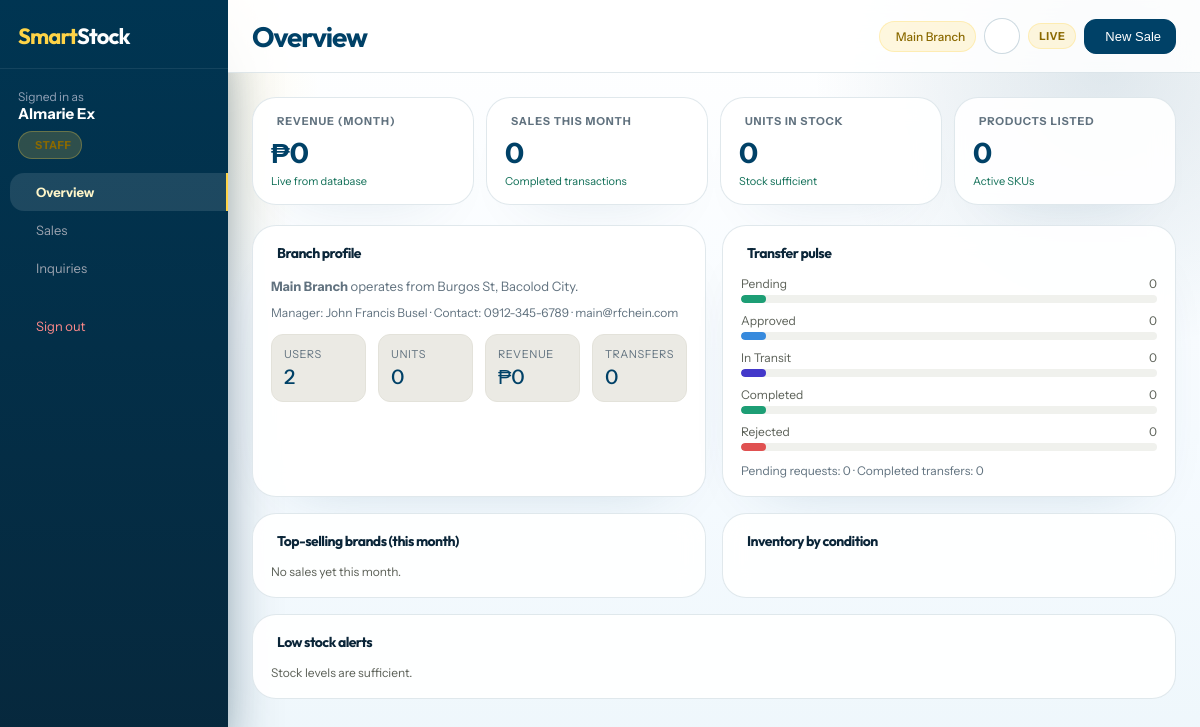
Page /dashboard.php (signed in) on the committed database.
### tables this page shows
CREATE TABLE `branches` (
  `id` int(11) NOT NULL,
  `name` varchar(150) NOT NULL,
  `address` varchar(255) NOT NULL,
  `manager` varchar(150) DEFAULT NULL,
  `phone` varchar(40) DEFAULT NULL,
  `status` enum('Active','Inactive') NOT NULL DEFAULT 'Active',
  `created_at` timestamp NOT NULL DEFAULT current_timestamp()
);

### includes/helpers.php (called while the page is built, shortened)
<?php
function e($v) { return htmlspecialchars((string)$v, ENT_QUOTES, 'UTF-8'); }
function normalize_role_name($role) {
    $role = trim((string)$role);
    return $role;
}
function role_label($role) {
    $normalized = normalize_role_name($role);
    return $normalized;
}
function current_user() {
    return $_SESSION['user'];
}
function user_role(?array $user = null) {
    $user = $user ?? current_user();
    return normalize_role_name($user['role'] ?? '');
}
function is_super_admin(?array $user = null) {
    return user_role($user) === 'Super Admin';
}
function is_admin_user(?array $user = null) {
    return user_role($user) === 'Admin';
}
function is_supervisor_user(?array $user = null) {
    return user_role($user) === 'Supervisor';
}
function is_staff_user(?array $user = null) {
    return user_role($user) === 'Staff';
}
function current_branch_id(?array $user = null) {
    $user = $user ?? current_user();
    return isset($user['branch_id']) && $user['branch_id'] !== null ? (int)$user['branch_id'] : null;
}
function allowed_branches(PDO $db, ?array $user = null) {
    $user = $user ?? current_user();
    $branchId = current_branch_id($user);
    $stmt = $db->prepare("SELECT * FROM branches WHERE id = ? ORDER BY name");
    $stmt->execute([$branchId]);
    return $stmt->fetchAll();
}
function peso($n) { return '₱' . number_format((float)$n, 0); }

### dashboard.php (the view, shortened to what this page needs)
<?php
require_once __DIR__ . '/includes/helpers.php';
$user = current_user();
$roleName = role_label($user['role']);
$isSupervisor = is_supervisor_user($user);
$isStaff = is_staff_user($user);
$fetchScalar = static function (PDO $db, $sql, array $params = []) {
  $stmt = $db->prepare($sql);
  $stmt->execute($params);
  return $stmt->fetchColumn();
};
$fetchAllRows = static function (PDO $db, $sql, array $params = []) {
  $stmt = $db->prepare($sql);
  $stmt->execute($params);
  return $stmt->fetchAll();
};
$fetchRow = static function (PDO $db, $sql, array $params = []) {
  $stmt = $db->prepare($sql);
  $stmt->execute($params);
  return $stmt->fetch();
};
$shortBranchName = static function ($name) {
  return str_replace('RF Chein - ', '', (string)$name);
};
$allowedBranches = allowed_branches($db, $user);
$allowedBranchMap = [];
foreach ($allowedBranches as $branchRow) {
  $allowedBranchMap[(int)$branchRow['id']] = $branchRow;
}
$requestedBranchId = isset($_GET['branch_id']) ? (int)$_GET['branch_id'] : 0;
if (is_super_admin($user)) {
  $selectedBranchId = $requestedBranchId > 0 && isset($allowedBranchMap[$requestedBranchId]) ? $requestedBranchId : 0;
} else {
  $selectedBranchId = current_branch_id($user) ?? 0;
}
$selectedBranch = $selectedBranchId > 0 ? ($allowedBranchMap[$selectedBranchId] ?? null) : null;
$selectedBranchName = $selectedBranch ? $shortBranchName($selectedBranch['name']) : 'All branches';
$canViewInquiries = $isSupervisor || $isStaff;
$canRecordSales = $isSupervisor || $isStaff;
$branchPhoneSql = $selectedBranchId > 0 ? ' AND p.branch_id = ?' : '';
$branchPhoneParams = $selectedBranchId > 0 ? [$selectedBranchId] : [];
$branchSalesSql = $selectedBranchId > 0 ? ' AND s.branch_id = ?' : '';
$branchSalesParams = $selectedBranchId > 0 ? [$selectedBranchId] : [];
$branchDirectPhoneSql = $selectedBranchId > 0 ? ' AND branch_id = ?' : '';
$branchDirectPhoneParams = $selectedBranchId > 0 ? [$selectedBranchId] : [];
$branchDirectSalesSql = $selectedBranchId > 0 ? ' AND branch_id = ?' : '';
$branchDirectSalesParams = $selectedBranchId > 0 ? [$selectedBranchId] : [];
$monthStart = date('Y-m-01');
$revenueMonth = (float)$fetchScalar(
  $db,
  "SELECT COALESCE(SUM(price),0) FROM sales WHERE sale_date >= ? AND status='Completed'" . $branchDirectSalesSql,
  array_merge([$monthStart], $branchDirectSalesParams)
);
$salesMonth = (int)$fetchScalar(
  $db,
  "SELECT COUNT(*) FROM sales WHERE sale_date >= ? AND status='Completed'" . $branchDirectSalesSql,
  array_merge([$monthStart], $branchDirectSalesParams)
);
$unitsInStock = (int)$fetchScalar(
  $db,
  "SELECT COALESCE(SUM(stock),0) FROM phones WHERE is_listed=1" . $branchDirectPhoneSql,
  $branchDirectPhoneParams
);
$productsListed = (int)$fetchScalar(
  $db,
  "SELECT COUNT(*) FROM phones WHERE is_listed=1" . $branchDirectPhoneSql,
  $branchDirectPhoneParams
);
$lowStockCount = (int)$fetchScalar(
  $db,
  "SELECT COUNT(*) FROM phones WHERE is_listed=1 AND stock BETWEEN 1 AND 3" . $branchDirectPhoneSql,
  $branchDirectPhoneParams
);
$openInquiryCount = (int)$fetchScalar(
  $db,
  "SELECT COUNT(*) FROM inquiries WHERE status IN ('New','Contacted')" . $branchDirectPhoneSql,
  $branchDirectPhoneParams
);
$inquiriesHref = 'inquiries.php' . ($selectedBranchId > 0 ? '?branch_id=' . $selectedBranchId : '');
$inventory = $fetchAllRows($db, "
    SELECT p.*, b.name AS branch_name
    FROM phones p LEFT JOIN branches b ON b.id = p.branch_id
    WHERE p.is_listed = 1
  " . $branchPhoneSql . "
    ORDER BY p.id DESC
", $branchPhoneParams);
$stmt = $db->prepare("
    SELECT p.brand AS brand, COUNT(*) AS units, COALESCE(SUM(s.price),0) AS revenue
    FROM sales s LEFT JOIN phones p ON p.id = s.phone_id
    WHERE s.sale_date >= ? AND s.status='Completed'
  " . $branchSalesSql . "
    GROUP BY p.brand
    ORDER BY units DESC
");
$stmt->execute(array_merge([$monthStart], $branchSalesParams));
$brandStats = $stmt->fetchAll();
$branchProfile = null;
if ($selectedBranchId > 0) {
  $branchProfile = $fetchRow($db, "
    SELECT b.*,
         (SELECT COUNT(*) FROM users u WHERE u.branch_id = b.id) AS users_count,
         (SELECT COUNT(*) FROM phones p WHERE p.branch_id = b.id AND p.is_listed = 1) AS products_count,
         (SELECT COALESCE(SUM(stock),0) FROM phones p WHERE p.branch_id = b.id AND p.is_listed = 1) AS units_count,
         (SELECT COALESCE(SUM(price),0) FROM sales s WHERE s.branch_id = b.id AND s.status='Completed') AS revenue_total,
         (SELECT COUNT(*) FROM stock_transfers t WHERE t.source_branch_id = b.id OR t.destination_branch_id = b.id) AS transfers_count
    FROM branches b
    WHERE b.id = ?
  ", [$selectedBranchId]);
}
$transferParams = [];
$transferFilterSql = '';
if ($selectedBranchId > 0) {
  $transferFilterSql = 'WHERE (t.source_branch_id = ? OR t.destination_branch_id = ?)';
  $transferParams = [$selectedBranchId, $selectedBranchId];
}
$transfers = $fetchAllRows($db, "
  SELECT t.*, sb.name AS source_branch_name, db2.name AS destination_branch_name,
       rq.name AS requested_by_name, ap.name AS approved_by_name,
       COUNT(ti.id) AS item_count, COALESCE(SUM(ti.quantity),0) AS total_units
  FROM stock_transfers t
  LEFT JOIN branches sb ON sb.id = t.source_branch_id
  LEFT JOIN branches db2 ON db2.id = t.destination_branch_id
  LEFT JOIN users rq ON rq.id = t.requested_by
  LEFT JOIN users ap ON ap.id = t.approved_by
  LEFT JOIN transfer_items ti ON ti.transfer_id = t.id
  " . $transferFilterSql . "
  GROUP BY t.id
  ORDER BY t.requested_at DESC, t.id DESC
  LIMIT 20
", $transferParams);
$transferStatusCounts = ['Pending' => 0, 'Approved' => 0, 'In Transit' => 0, 'Completed' => 0, 'Rejected' => 0];
$pendingTransferCount = $transferStatusCounts['Pending'];
$transferRequestCount = count($transfers);
?>
<!DOCTYPE html>
<html lang="en">
<head>
<link rel="stylesheet" href="https://cdn.jsdelivr.net/npm/@tabler/icons-webfont@3.3.0/dist/tabler-icons.min.css">
<link rel="stylesheet" href="system-polish.css?v=1">
</head>
<body>
<div class="app">
  <div class="sidebar">
    <div class="sidebar-logo"><span>Smart</span>Stock</div>
    <div class="sidebar-user">
      Signed in as<br><strong><?= e($user['name']) ?></strong>
      <div class="role-chip"><i class="ti ti-user-star" style="font-size:12px"></i> <?= e($roleName) ?></div>
    </div>
    <div class="nav-item active" data-page="dashboard" onclick="nav('dashboard',this)"><i class="ti ti-layout-dashboard"></i> Overview</div>
    <?php if ($canRecordSales): ?>
      <div class="nav-item" data-page="sales" onclick="nav('sales',this)"><i class="ti ti-receipt"></i> Sales</div>
    <?php endif; ?>
    <?php if ($canViewInquiries): ?>
      <a class="nav-item" href="inquiries.php"><i class="ti ti-messages"></i> Inquiries</a>
    <?php endif; ?>
    <a class="nav-item" href="logout.php" style="margin-top:20px;color:#ff8a8a"><i class="ti ti-logout"></i> Sign out</a>
  </div>
  <div class="main">
    <div class="topbar">
      <h1 id="page-title">Overview</h1>
      <div class="topbar-actions">
        <div class="branch-switcher">
          <?php if (is_super_admin($user)): ?>
            <form method="get">
              <label class="sr-only" for="branch-switch">Branch view</label>
              <select id="branch-switch" name="branch_id" onchange="this.form.submit()">
                <option value="0">All branches</option>
                <?php foreach ($allowedBranches as $branchOption): ?>
                  <option value="<?= (int)$branchOption['id'] ?>" <?= $selectedBranchId === (int)$branchOption['id'] ? 'selected' : '' ?>><?= e($shortBranchName($branchOption['name'])) ?></option>
                <?php endforeach; ?>
              </select>
            </form>
          <?php else: ?>
            <span class="branch-chip"><i class="ti ti-building-store"></i> <?= e($selectedBranchName) ?></span>
          <?php endif; ?>
        </div>
        <a class="notif-link <?= $openInquiryCount > 0 ? 'has-items' : '' ?>" href="<?= e($inquiriesHref) ?>" title="<?= $openInquiryCount > 0 ? e($openInquiryCount . ' open inquiries') : 'No open inquiries' ?>">
        </a>
        <span class="badge"><i class="ti ti-circle-dot" style="font-size:10px"></i> Live</span>
        <?php if ($canRecordSales): ?>
          <button class="btn btn-primary" onclick="openSaleModal()"><i class="ti ti-plus"></i> New Sale</button>
        <?php endif; ?>
      </div>
    </div>
    <div class="content" id="content-area">
      <div class="page active" id="pg-dashboard">
        <div class="metrics">
          <div class="metric-card">
            <div class="metric-label"><i class="ti ti-currency-peso"></i> Revenue (Month)</div>
            <div class="metric-value"><?= e(peso($revenueMonth)) ?></div>
            <div class="metric-change up">Live from database</div>
          </div>
          <div class="metric-card">
            <div class="metric-label"><i class="ti ti-shopping-cart"></i> Sales this month</div>
            <div class="metric-value"><?= $salesMonth ?></div>
            <div class="metric-change up">Completed transactions</div>
          </div>
          <div class="metric-card">
            <div class="metric-label"><i class="ti ti-package"></i> Units in Stock</div>
            <div class="metric-value"><?= $unitsInStock ?></div>
            <div class="metric-change <?= $lowStockCount ? 'down' : 'up' ?>">
                <?= $lowStockCount ? '↓ ' . $lowStockCount . ' low-stock items' : 'Stock sufficient' ?>
            </div>
          </div>
          <div class="metric-card">
            <div class="metric-label"><i class="ti ti-device-mobile"></i> Products Listed</div>
            <div class="metric-value"><?= $productsListed ?></div>
            <div class="metric-change up">Active SKUs</div>
          </div>
        </div>
        <div class="grid2">
          <div class="card">
            <div class="card-title"><i class="ti ti-building-store"></i> <?= $branchProfile ? 'Branch profile' : 'Enterprise scope' ?></div>
            <?php if ($branchProfile): ?>
              <div class="page-intro"><strong><?= e($shortBranchName($branchProfile['name'])) ?></strong> operates from <?= e($branchProfile['address']) ?>.</div>
              <div class="topbar-note" style="margin-top:8px">
                Manager: <?= e($branchProfile['manager'] ?: 'Unassigned') ?>
                <?php if (!empty($branchProfile['phone'])): ?> · Contact: <?= e($branchProfile['phone']) ?><?php endif; ?>
                <?php if (!empty($branchProfile['email'])): ?> · <?= e($branchProfile['email']) ?><?php endif; ?>
              </div>
              <div class="profile-grid">
                <div class="profile-stat"><div class="profile-stat-label">Users</div><div class="profile-stat-value"><?= (int)$branchProfile['users_count'] ?></div></div>
                <div class="profile-stat"><div class="profile-stat-label">Units</div><div class="profile-stat-value"><?= (int)$branchProfile['units_count'] ?></div></div>
                <div class="profile-stat"><div class="profile-stat-label">Revenue</div><div class="profile-stat-value"><?= e(peso($branchProfile['revenue_total'])) ?></div></div>
                <div class="profile-stat"><div class="profile-stat-label">Transfers</div><div class="profile-stat-value"><?= (int)$branchProfile['transfers_count'] ?></div></div>
              </div>
            <?php endif; ?>
          </div>
          <div class="card">
            <div class="card-title"><i class="ti ti-arrows-transfer-up-down"></i> Transfer pulse</div>
            <?php foreach ($transferStatusCounts as $transferStatus => $transferCount): ?>
              <div class="bar-group">
                <div class="bar-label"><span><?= e($transferStatus) ?></span><span><?= (int)$transferCount ?></span></div>
                <div class="bar-track"><div class="bar-fill" style="width:<?= max(6, $transferRequestCount > 0 ? (int)round(($transferCount / $transferRequestCount) * 100) : 6) ?>%;background:<?= $transferStatus === 'Rejected' ? '#E05151' : ($transferStatus === 'In Transit' ? '#4338CA' : ($transferStatus === 'Approved' ? '#378ADD' : '#1D9E75')) ?>"></div></div>
              </div>
            <?php endforeach; ?>
            <div class="topbar-note" style="margin-top:12px">Pending requests: <?= $pendingTransferCount ?> · Completed transfers: <?= $transferStatusCounts['Completed'] ?></div>
          </div>
        </div>
        <div class="grid2">
          <div class="card">
            <div class="card-title"><i class="ti ti-device-mobile"></i> Top-selling brands (this month)</div>
            <?php if (!$brandStats): ?>
              <div style="color:var(--color-text-secondary);font-size:12px">No sales yet this month.</div>
            <?php endif; ?>
          </div>
          <div class="card">
            <div class="card-title"><i class="ti ti-pie-chart"></i> Inventory by condition</div>
          </div>
        </div>
        <div class="card">
          <div class="card-title"><i class="ti ti-alert-triangle"></i> Low stock alerts</div>
          <?php
            $alerts = array_filter($inventory, fn($r) => $r['stock'] <= 3);
            if (!$alerts): echo '<div style="color:var(--color-text-secondary);font-size:12px">Stock levels are sufficient.</div>';
            else: foreach ($alerts as $r):
              $danger = ((int)$r['stock'] === 0);
          ?>
            <div class="alert-row <?= $danger ? 'danger' : 'warn' ?>">
              <i class="ti <?= $danger ? 'ti-alert-circle' : 'ti-alert-triangle' ?>"></i>
              <span><strong><?= e($r['brand'].' '.$r['model']) ?></strong> — <?= $danger ? 'Out of stock' : 'Only '.$r['stock'].' left' ?> <span style="color:var(--color-text-tertiary)">(<?= e($r['branch_name'] ?? '—') ?>)</span></span>
            </div>
          <?php endforeach; endif; ?>
        </div>
      </div>
    </div>
  </div>
</div>
</body>
</html>

### rows in the picture
branches: name "Main Branch", address "Burgos St, Bacolod City", manager "John Francis Busel", phone "0912-345-6789", email "main@rfchein.com"

### other values in the picture
$user['name'] "Almarie Ex"
$roleName "STAFF"
peso($revenueMonth) "₱0"
$salesMonth "0"
$unitsInStock "0"
$productsListed "0"
$branchProfile['users_count'] "2"
$branchProfile['units_count'] "0"
peso($branchProfile['revenue_total']) "₱0"
$branchProfile['transfers_count'] "0"
$transferStatus "Pending"
$transferCount "0"
$transferStatus "Approved"
$transferStatus "In Transit"
$transferStatus "Completed"
